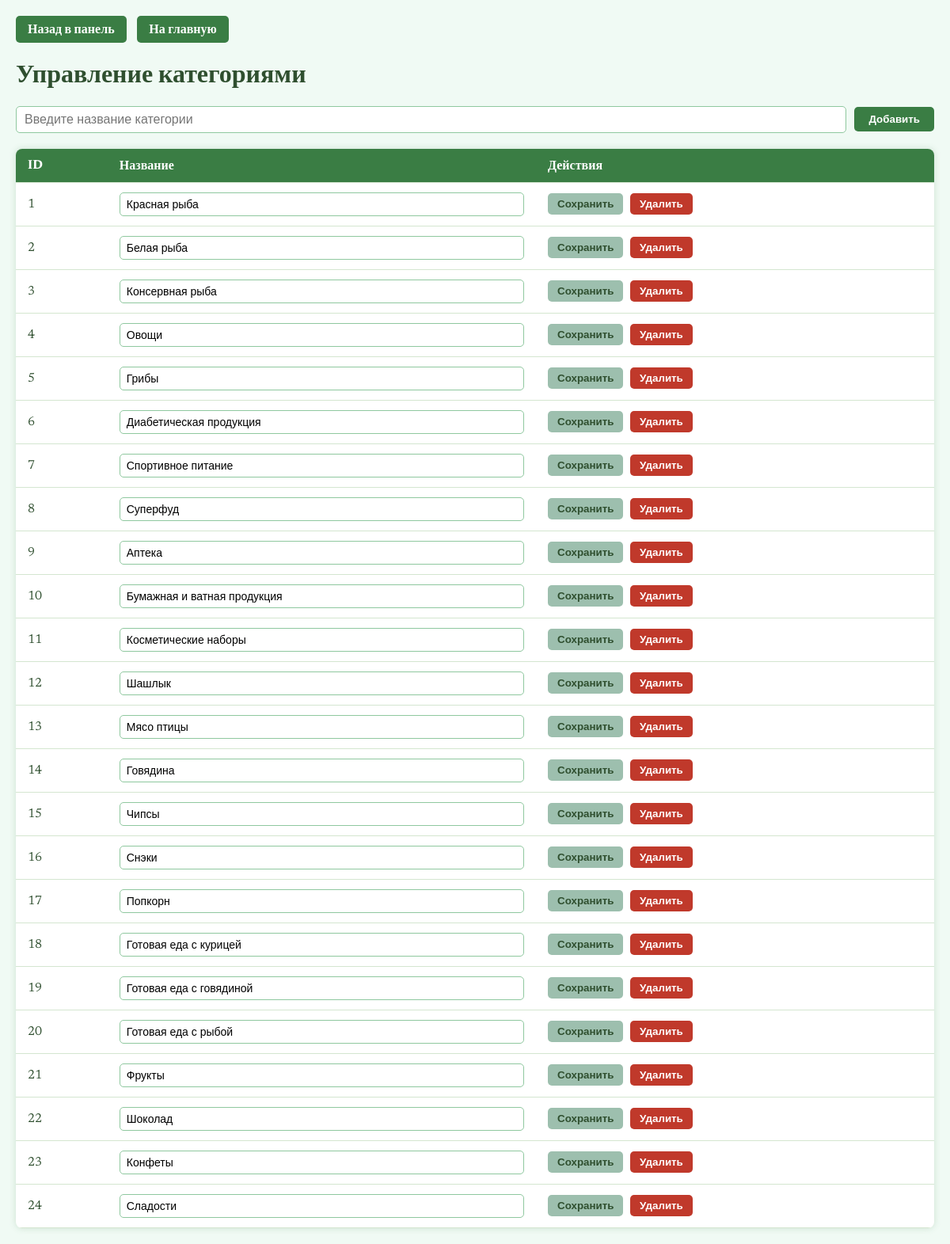
Screenshot of /view_all_categories.php (signed in) with the database file from the repository.
### tables this page shows
CREATE TABLE `categories` (
  `id` int(11) NOT NULL,
  `name` varchar(50) NOT NULL
);

### view_all_categories.php (the view, shortened to what this page needs)
<?php
require_once 'db.php';
$result = $conn->query("SELECT * FROM categories ORDER BY id ASC");
?>
<!DOCTYPE html>
<html lang="ru">
<head>
    <link rel="stylesheet" href="view_all_categories.css">
</head>
<body>
    <div class="top-links">
        <a href="admin_lk.php" class="btn-nav">Назад в панель</a>
        <a href="mainpage.php" class="btn-nav">На главную</a>
    </div>
    <h1>Управление категориями</h1>
    <form method="post" class="add-form">
        <input type="text" name="name" placeholder="Введите название категории" required>
        <button type="submit" name="add" class="btn-add">Добавить</button>
    </form>
    <table>
        <thead>
            <tr>
                <th>ID</th>
                <th>Название</th>
                <th>Действия</th>
            </tr>
        </thead>
        <tbody>
            <?php while ($row = $result->fetch_assoc()): ?>
                <tr>
                    <td><?= htmlspecialchars($row['id']) ?></td>
                    <td>
                        <form method="post" class="inline-edit">
                            <input type="text" name="name" value="<?= htmlspecialchars($row['name']) ?>" required>
                    </td>
                    <td>
                            <button type="submit" name="edit" class="btn-save">Сохранить</button>
                        <form method="get" style="display:inline;">
                            <button type="submit" class="btn-delete" onclick="return confirm('Удалить категорию?')">Удалить</button>
                        </form>
                    </td>
                </tr>
            <?php endwhile; ?>
        </tbody>
    </table>
</body>
</html>

### view_all_categories.css (style rules this page uses)
body { font-family: 'Newsreader', serif; background-color: #f0faf4; color: #2f4f2f; margin: 20px; }
.add-form { margin-bottom: 20px; display: flex; flex-wrap: wrap; gap: 10px; align-items: center; }
.add-form input[type="text"] { padding: 7px 10px; border: 1.5px solid #8fc89f; border-radius: 5px; font-size: 16px; transition: border-color 0.3s ease; min-width: 200px; flex-grow: 1; }
.btn-add { background-color: #3a7d44; color: white; border: none; padding: 8px 18px; border-radius: 5px; cursor: pointer; font-weight: bold; transition: background-color 0.3s ease; }
table { width: 100%; border-collapse: collapse; background-color: white; box-shadow: 0 0 8px rgba(58, 125, 68, 0.2); border-radius: 8px; overflow: hidden; }
thead { background-color: #3a7d44; color: white; }
th, td { padding: 12px 15px; text-align: left; border-bottom: 1px solid #d4e6d0; vertical-align: middle; }
.inline-edit input[type="text"] { width: 100%; padding: 6px 8px; border: 1px solid #8fc89f; border-radius: 5px; font-size: 14px; box-sizing: border-box; transition: border-color 0.3s ease; }
.btn-save { background-color: #9dbfae; color: #2f4f2f; border: none; padding: 6px 12px; border-radius: 5px; cursor: pointer; font-weight: 600; transition: background-color 0.3s ease; margin-right: 5px; }
.btn-delete { background-color: #c0392b; color: white; border: none; padding: 6px 12px; border-radius: 5px; cursor: pointer; font-weight: 600; transition: background-color 0.3s ease; }
td > form.inline-edit, td > form { margin: 0; }
td > form.inline-edit button, td > form button { margin: 0; }
.btn-nav { text-decoration: none; background-color: #3a7d44; color: white; padding: 8px 15px; border-radius: 5px; margin-right: 10px; transition: background-color 0.3s ease; display: inline-block; font-weight: 600; }

### rows the page displays
categories: id "1", name "Красная рыба"
categories: id "2", name "Белая рыба"
categories: id "3", name "Консервная рыба"
categories: id "4", name "Овощи"
categories: id "5", name "Грибы"
categories: id "6", name "Диабетическая продукция"
categories: id "7", name "Спортивное питание"
categories: id "8", name "Суперфуд"
categories: id "9", name "Аптека"
categories: id "10", name "Бумажная и ватная продукция"
categories: id "11", name "Косметические наборы"
categories: id "12", name "Шашлык"
categories: id "13", name "Мясо птицы"
categories: id "14", name "Говядина"
categories: id "15", name "Чипсы"
categories: id "16", name "Снэки"
categories: id "17", name "Попкорн"
categories: id "18", name "Готовая еда с курицей"
categories: id "19", name "Готовая еда с говядиной"
categories: id "20", name "Готовая еда с рыбой"
categories: id "21", name "Фрукты"
categories: id "22", name "Шоколад"
categories: id "23", name "Конфеты"
categories: id "24", name "Сладости"
